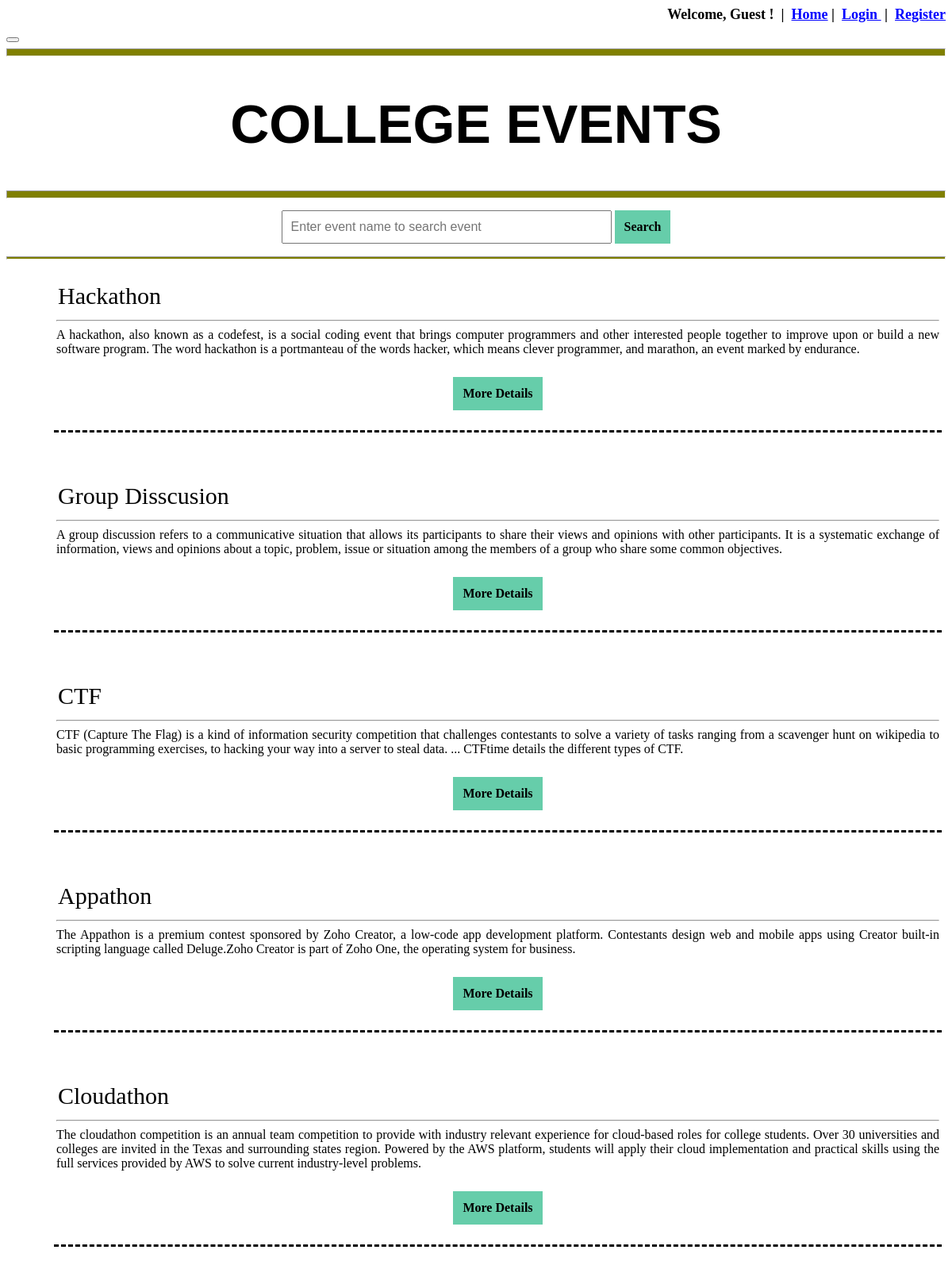
The page / on the database its author committed.
### tables this page shows
CREATE TABLE `event_details` (
  `EventID` int(10) NOT NULL,
  `EventName` varchar(100) NOT NULL,
  `EventDate` date NOT NULL,
  `EventTime` time NOT NULL,
  `EventCategory` varchar(100) NOT NULL,
  `EventDescription` text NOT NULL,
  `EventTicketPrice` double NOT NULL,
  `EventTicketTotal` int(11) NOT NULL,
  `EventTicketSold` int(11) NOT NULL,
  `VenueID` int(10) NOT NULL,
  `UserID` varchar(10) NOT NULL
);

### index.php (the view, shortened to what this page needs)
<?php
	include "database/connect.php";
	include 'session.php';
?>
<html>
<head>
</head>
<body background="image\bgc.png" >
	<button onclick="topFunction()" id="myBtn" title="Go to top"></button>
	<hr width="auto" size="10" style="background: #808000">
	<div class="top">
		<h1>COLLEGE EVENTS</h1>
	</div>
	<hr width="auto" size="10" style="background: #808000">
	<div class="search" style="text-align: center">
		<form action="event_detail.php" method="POST" >
			<input type="text" size="40" name="searchevent" placeholder="Enter event name to search event" style="font-size: 16px;padding: 10px" />
			<input type="submit" name="search" value="Search"/>
		</form>
	</div>
	<hr width="auto" size="4" style="background: #808000">
	<div class="content" align="center">
		<?php
			$conn = mysqli_connect($servername, $username, $password, $dbname);
			$read_DB = "SELECT * FROM event_details ORDER BY EventDate DESC";
			$result = mysqli_query($conn, $read_DB);
			if($result){
    			while($row = mysqli_fetch_array($result, MYSQLI_ASSOC)){
    				echo "<form action='event_detail.php' method='POST'><table>";
        			echo "<tr><td><input class ='event_name'  type='text' name='eventname' value='".$row['EventName']."' size=65 readonly></td></tr>";
        			echo "<tr><td><span  style='font-size:16px'><hr>". $row['EventDescription']."</td></tr>";
        			echo "<tr><td><br></td></tr>";
        			echo "<tr><td style='text-align:center'><input type='submit' name='more_detail' value='More Details'/></td></tr>";
        			echo "<tr><td><br></td></tr>";
        			echo "</table></form><br>";
    			}
			}
		?>
	</div>
</body>
</html>

### index.php (style rules this page uses)
.top { font-size: 34px; font-family: Helvetica; text-align: center; }
form { margin-left: 60px; margin-top: 15px; margin-right: 60px; }
input[type=submit] { padding: 12px; color: black; border: none; background-color: #66CDAA; font-weight: 900; font-family: Times New Roman; font-size: 16px; text-align: center; width: auto; }
table { margin-left:60px margin-right:60px; text-align:justify; border-bottom:dashed; background-color: white; }
.event_name { font-family: Times New Roman; border-style: none; font-size: 30px; margin-top: 10px; }

### rows shown on the page
event_details: eventname "Hackathon", EventDescription "A hackathon, also known as a codefest, is a social coding event that brings computer programmers and other interested people together to improve upon or build a new software program. The word hackathon is a portmanteau of the words hacker, which means clever programmer, and marathon, an event marked by endurance."
event_details: eventname "Group Disscusion", EventDescription "A group discussion refers to a communicative situation that allows its participants to share their views and opinions with other participants. It is a systematic exchange of information, views and opinions about a topic, problem, issue or situation among the members of a group who share some common objectives."
event_details: eventname "CTF", EventDescription "CTF (Capture The Flag) is a kind of information security competition that challenges contestants to solve a variety of tasks ranging from a scavenger hunt on wikipedia to basic programming exercises, to hacking your way into a server to steal data. ... CTFtime details the different types of CTF."
event_details: eventname "Appathon", EventDescription "The Appathon is a premium contest sponsored by Zoho Creator, a low-code app development platform. Contestants design web and mobile apps using Creator built-in scripting language called Deluge.Zoho Creator is part of Zoho One, the operating system for business."
event_details: eventname "Cloudathon", EventDescription "The cloudathon competition is an annual team competition to provide with industry relevant experience for cloud-based roles for college students. Over 30 universities and colleges are invited in the Texas and surrounding states region. Powered by the AWS platform, students will apply their cloud implementation and practical skills using the full services provided by AWS to solve current industry-level problems."
